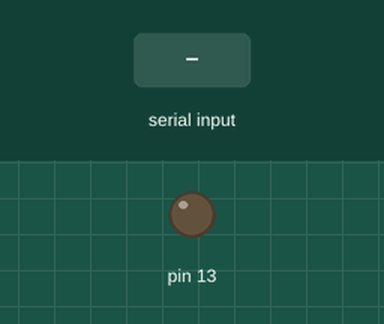
The sketch below on a simulated Arduino Uno, built with avr-gcc and run on an emulated ATmega328P. Shown: output pins drawn as LEDs (lit = HIGH). The inputs (shaded band) are chosen by the test bench.

Above: at 1.2 s.
1.3 s: "on\n" received over Serial
At 2.1 s:
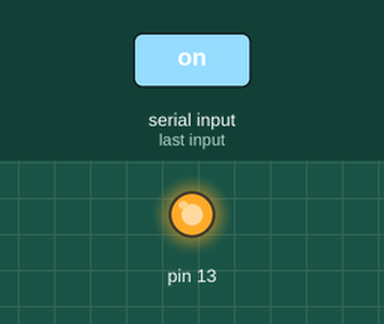
2.8 s: "off\n" received over Serial
At 3.3 s:
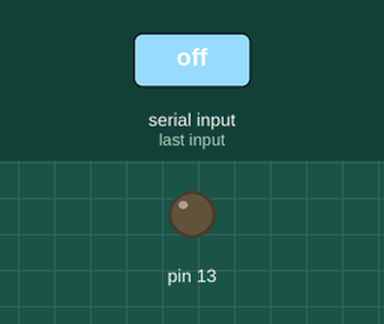
Timing chart, 0 to 5.8 s (numbered marks = the images above; inputs shaded):
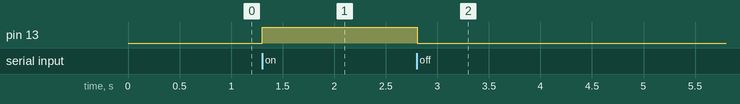

The sketch:

myserial_from_python.ino
```cpp
String s;

void setup() {
  Serial.begin(9600);
  pinMode(13,OUTPUT);
}

void loop() {
  if(Serial.available()>0){
    char c;
    c = Serial.read();
    if(c == '\n'){
      if(s == "on"){
        digitalWrite(13,HIGH);
        s="";
      }else if(s == "off"){
        digitalWrite(13,LOW);
        s="";
      }else{
        s="";
      }
    }else{
      s += c;
    }
  }
}
```

Measured:
- after the input at 1.3 s, pin 13: LOW → HIGH at once
- after the input at 2.8 s, pin 13: HIGH → LOW at once
